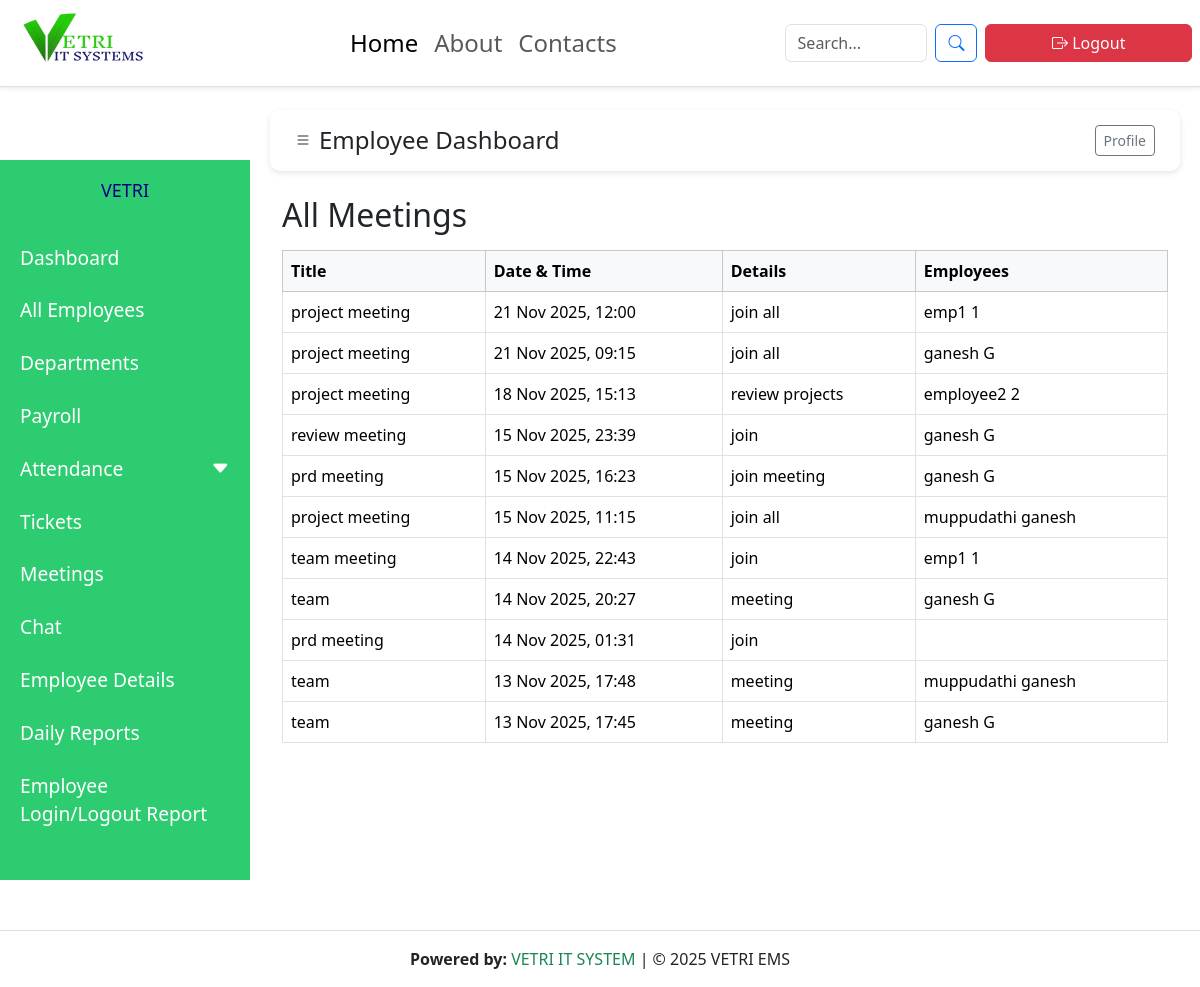
Screenshot of /meetings/ (signed in) with the database file from the repository.
### employees/models.py (models this page shows, shortened)
class Meeting(models.Model):
    title = models.CharField(max_length=200)
    datetime = models.DateTimeField()
    details = models.TextField()
    meeting_link = models.URLField(blank=True, null=True)  # NEW FIELD
    employees = models.ManyToManyField(Employee, related_name='meetings')  # Many-to-many relation
    created_at = models.DateTimeField(auto_now_add=True)
    message = models.TextField(blank=True, null=True)  # Optional field

class Employee(models.Model):
    user = models.OneToOneField(User, on_delete=models.CASCADE, null=True, blank=True)
    emp_id = models.CharField(max_length=20, unique=True)
    first_name = models.CharField(max_length=100)
    last_name = models.CharField(max_length=100, blank=True)
    email = models.EmailField(unique=True)
    phone = models.CharField(max_length=20)
    department = models.ForeignKey(Department, on_delete=models.CASCADE, null=True, blank=True)
    designation = models.ForeignKey(Designation, on_delete=models.CASCADE, null=True, blank=True)
    date_joined = models.DateField(default=timezone.now)
    address = models.TextField(blank=True)

### employees/views.py (the view, shortened to what this page needs)
# urls.py: path('meetings/', views.meetings_view, name='meetings_view'),
@login_required
def meetings_view(request):
    if request.user.is_superuser:
        meetings = Meeting.objects.all().order_by('-datetime')
        return render(request, 'employees/meetings.html', {
            'meetings': meetings,
            'is_admin': True
        })

### employees/context_processors.py (called while the page is built)
def admin_id_processor(request):
    try:
        admin_user = User.objects.filter(is_superuser=True).first()
        return {'admin_id': admin_user.id if admin_user else None}
    except:
        return {'admin_id': None}

def unread_ticket_count(request):
    if request.user.is_authenticated and request.user.is_superuser:
        return {"unread_count": Ticket.objects.filter(is_read=False).count()}
    return {"unread_count": 0}

### employees/templates/employees/meetings.html (shortened to what this page needs)
{% extends "base.html" %}
{% load static %}
{% block content %}
  <link href="https://cdn.jsdelivr.net/npm/bootstrap@5.3.2/dist/css/bootstrap.min.css" rel="stylesheet">
  <link href="https://cdn.jsdelivr.net/npm/bootstrap-icons@1.11.3/font/bootstrap-icons.css" rel="stylesheet">
  <link href="https://cdn.jsdelivr.net/npm/fullcalendar@6.1.10/index.global.min.css" rel="stylesheet">
  <div class="main-content" id="content">
    <div class="topbar">
      <div class="d-flex align-items-center gap-2">
          <i class="bi bi-list"></i>
        <h4 class="m-0">Employee Dashboard</h4>
      </div>
      <div>
        <button class="btn btn-sm btn-outline-secondary">Profile</button>
      </div>
    </div>
<div class="container mt-4">
    <h2 class="mb-3">
        {% if is_admin %}
            All Meetings
        {% else %}
            My Meetings
        {% endif %}
    </h2>
    {% if meetings %}
    <div class="table-responsive">
        <table class="table table-bordered table-hover">
            <thead class="table-light">
                <tr>
                    <th>Title</th>
                    <th>Date & Time</th>
                    <th>Details</th>
                    {% if is_admin %}<th>Employees</th>{% endif %}
                </tr>
            </thead>
            <tbody>
                {% for meeting in meetings %}
                    <tr
                    >
                        <td>{{ meeting.title }}</td>
                        <td>{{ meeting.datetime|date:"d M Y, H:i" }}</td>
                        <td>{{ meeting.details }}</td>
                        {% if is_admin %}
                            <td>
                                {% for emp in meeting.employees.all %}
                                    {{ emp.first_name }} {{ emp.last_name }}{% if not forloop.last %}, {% endif %}
                                {% endfor %}
                            </td>
                        {% endif %}
                    </tr>
                {% endfor %}
            </tbody>
        </table>
    {% else %}
        <p class="text-muted">No meetings scheduled.</p>
    {% endif %}
</div>
  </div>
  </div>
{% endblock %}

### employees/static/css/style.css (style rules this page uses)
body { margin: 0; font-family: 'Poppins', sans-serif; background-color: #f8f9fa; overflow-x: hidden; }
.topbar { display: flex; justify-content: space-between; align-items: center; background-color: white; padding: 15px 25px; border-radius: 10px; box-shadow: 0 2px 6px rgba(0,0,0,0.1); margin-bottom: 25px; }
html { scroll-behavior: smooth; }
html, body { overflow-x: hidden !important; }

### rows the page displays
Meeting: title "project meeting", datetime "21 Nov 2025, 12:00", details "join all"
Employee: first_name "emp1", last_name "1"
Meeting: title "project meeting", datetime "21 Nov 2025, 09:15", details "join all"
Employee: first_name "ganesh", last_name "G"
Meeting: title "project meeting", datetime "18 Nov 2025, 15:13", details "review projects"
Employee: first_name "employee2", last_name "2"
Meeting: title "review meeting", datetime "15 Nov 2025, 23:39", details "join"
Meeting: title "prd meeting", datetime "15 Nov 2025, 16:23", details "join meeting"
Meeting: title "project meeting", datetime "15 Nov 2025, 11:15", details "join all"
Employee: first_name "muppudathi", last_name "ganesh"
Meeting: title "team meeting", datetime "14 Nov 2025, 22:43", details "join"
Meeting: title "team", datetime "14 Nov 2025, 20:27", details "meeting"
Meeting: title "prd meeting", datetime "14 Nov 2025, 01:31", details "join"
Meeting: title "team", datetime "13 Nov 2025, 17:48", details "meeting"
Meeting: title "team", datetime "13 Nov 2025, 17:45", details "meeting"
